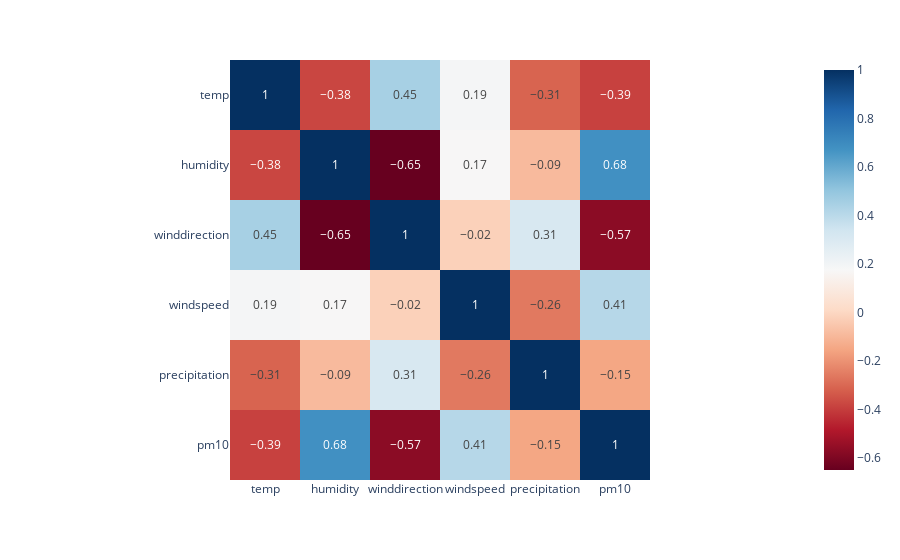

The code cell stored with this chart in its notebook:
### Code cell
px.imshow(correlation_day_df.corr("spearman").round(2), text_auto=True, color_continuous_scale="RdBu")

### Figure 1 — Plotly figure (JSON) as saved in the notebook; plotly's stock layout.template omitted (floating-point values rounded to 4 significant figures)
{"data": [{"coloraxis": "coloraxis", "hovertemplate": "x: %{x}<br>y: %{y}<br>color: %{z}<extra></extra>", "name": "0", "texttemplate": "%{z}", "type": "heatmap", "x": ["temp", "humidity", "winddirection", "windspeed", "precipitation", "pm10"], "xaxis": "x", "y": ["temp", "humidity", "winddirection", "windspeed", "precipitation", "pm10"], "yaxis": "y", "z": [[1, -0.38, 0.45, 0.19, -0.31, -0.39], [-0.38, 1, -0.65, 0.17, -0.09, 0.68], [0.45, -0.65, 1, -0.02, 0.31, -0.57], [0.19, 0.17, -0.02, 1, -0.26, 0.41], [-0.31, -0.09, 0.31, -0.26, 1, -0.15], [-0.39, 0.68, -0.57, 0.41, -0.15, 1]]}], "layout": {"coloraxis": {"colorscale": [[0, "rgb(103,0,31)"], [0.1, "rgb(178,24,43)"], [0.2, "rgb(214,96,77)"], [0.3, "rgb(244,165,130)"], [0.4, "rgb(253,219,199)"], [0.5, "rgb(247,247,247)"], [0.6, "rgb(209,229,240)"], [0.7, "rgb(146,197,222)"], [0.8, "rgb(67,147,195)"], [0.9, "rgb(33,102,172)"], [1, "rgb(5,48,97)"]]}, "margin": {"t": 60}, "xaxis": {"anchor": "y", "constrain": "domain", "domain": [0, 1], "scaleanchor": "y"}, "yaxis": {"anchor": "x", "autorange": "reversed", "constrain": "domain", "domain": [0, 1]}}}
